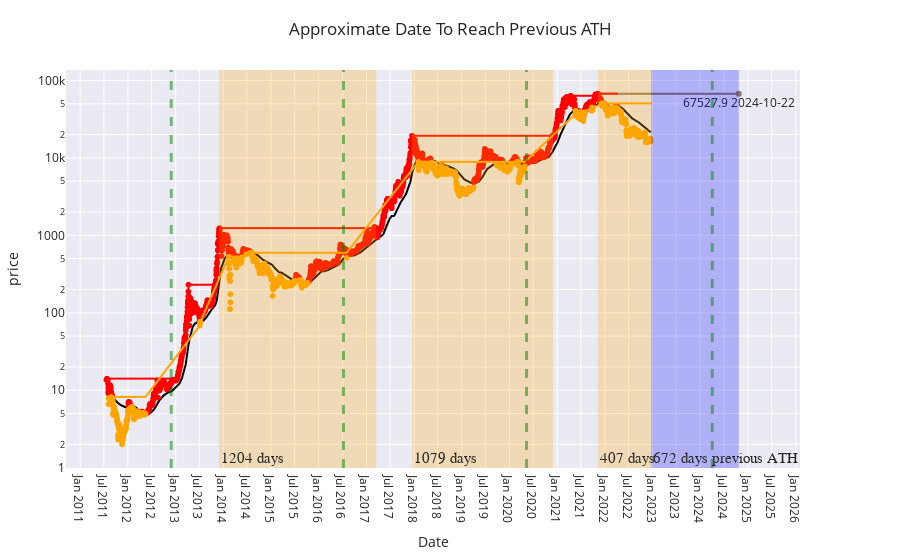

The cell this chart's notebook holds for it:
### Code cell
## Approximate date/time to reach previous ATH

import plotly.express as px
import plotly.graph_objects as go
fig = px.scatter(df, x="date", y="price", color="status", color_discrete_sequence=["red", "orange"], trendline="expanding", trendline_options=dict(function="max"), 
                 title="price")

fig.add_trace(go.Scatter(name="MeanAvg", x=df['date'], y=df['meanavge'], marker = {'color' : 'black'}, legendrank=2))
# fig.add_trace(go.Scatter(name="Middle Bound", x=prediction['ds'],  mode = 'lines',line=dict(width=1,color='darkred'), y=np.exp(prediction['yhat']), legendrank=2))
# fig.add_trace(go.Scatter(name="Lower Bound", x=prediction['ds'],  mode = 'lines',line=dict(width=1,color='darkred'), y=np.exp(prediction['yhat_lower']), legendrank=1))
# fig.add_trace(go.Scatter(name="Upper Bound", x=prediction['ds'], mode = 'lines',line=dict(width=1,color='darkred'), y=np.exp(prediction['yhat_upper']), legendrank=1))

fig.update_yaxes(fixedrange=False)
fig.update_layout(title_text='Approximate Date To Reach Previous ATH')
fig.update_yaxes(type="log")
fig.update_xaxes(ticklabelposition="inside top", title="Date")
fig.update_yaxes(nticks=15)
fig.update_xaxes(nticks=50)
fig.update_layout(
    margin=dict(l=20, r=100, t=70, b=20),
)

fig.add_vrect(x0="2017-03-17", x1="2013-11-29", 
              annotation_text=str((date(2017, 3, 17)-date(2013, 11, 29)).days) + " days", annotation_position="bottom left",
              annotation=dict(font_size=15, font_family="Times New Roman"),
              fillcolor="orange", opacity=0.25, line_width=0)
fig.add_vrect(x0="2017-12-17", x1="2020-11-30", 
              annotation_text=str((date(2020, 11, 30)-date(2017, 12, 17)).days) + " days", annotation_position="bottom left",
              annotation=dict(font_size=15, font_family="Times New Roman"),
              fillcolor="orange", opacity=0.25, line_width=0)
fig.add_vrect(x0="2021-11-08", x1=(f'{datetime.today():%Y-%m-%d}'), 
              annotation_text=str((date.today()-date(2021, 11, 8)).days) + " days", annotation_position="bottom left",
              annotation=dict(font_size=15, font_family="Times New Roman"),
              fillcolor="orange", opacity=0.25, line_width=0)
fig.add_vrect(x0=(f'{datetime.today():%Y-%m-%d}'), x1="2024-10-22", 
              annotation_text=str((date(2024, 10, 22) - date.today()).days) + " days previous ATH", annotation_position="bottom left",
              annotation=dict(font_size=15, font_family="Times New Roman"),
              fillcolor="blue", opacity=0.25, line_width=0)

fig.add_trace(go.Scatter(
    x=[(date(2021, 11, 8)),(date(2021, 11, 8) +timedelta(days=1079))],
    y=[df.price[df['price']==df.price.max()].tolist()[0],df.price[df['price']==df.price.max()].tolist()[0]],
    mode="markers+text+lines",
    name="Lines and Text",
    text=[ " ",str(df.price[df['price']==df.price.max()].tolist()[0]) + " " + str((date(2021, 11, 8) +timedelta(days=1079)))],
    textposition="bottom center"
))


fig.update_layout(showlegend=False)
fig.add_vline(x='2012-11-28', line_width=3, line_dash="dash", line_color="green")
fig.add_vline(x='2016-07-09', line_width=3, line_dash="dash", line_color="green")	
fig.add_vline(x='2020-05-11', line_width=3, line_dash="dash", line_color="green")	
fig.add_vline(x='2024-04-02', line_width=3, line_dash="dash", line_color="green")	
fig.layout.template = 'seaborn'
fig.show()
fig.write_html('../static/approximatenextath.html')

### Figure 1 — Plotly figure (JSON) as saved in the notebook; plotly's stock layout.template omitted (floating-point values rounded to 4 significant figures; data arrays with more than 128 entries replaced by an {"elided": "..."} marker saying what was removed)
{"data": [{"hovertemplate": "status=Overvalued<br>date=%{x}<br>price=%{y}<extra></extra>", "legendgroup": "Overvalued", "marker": {"color": "red", "symbol": "circle"}, "mode": "markers", "name": "Overvalued", "showlegend": true, "type": "scattergl", "x": {"elided": "2483 str values"}, "xaxis": "x", "y": {"elided": "2483 float values"}, "yaxis": "y"}, {"hovertemplate": "<b>Expanding max trendline</b><br><br>status=Overvalued<br>date=%{x}<br>price=%{y} <b>(trend)</b><extra></extra>", "legendgroup": "Overvalued", "marker": {"color": "red", "symbol": "circle"}, "mode": "lines", "name": "Overvalued", "showlegend": false, "type": "scattergl", "x": {"elided": "2483 str values"}, "xaxis": "x", "y": {"elided": "2483 float values"}, "yaxis": "y"}, {"hovertemplate": "status=Undervalue<br>date=%{x}<br>price=%{y}<extra></extra>", "legendgroup": "Undervalue", "marker": {"color": "orange", "symbol": "circle"}, "mode": "markers", "name": "Undervalue", "showlegend": true, "type": "scattergl", "x": {"elided": "1659 str values"}, "xaxis": "x", "y": {"elided": "1659 float values"}, "yaxis": "y"}, {"hovertemplate": "<b>Expanding max trendline</b><br><br>status=Undervalue<br>date=%{x}<br>price=%{y} <b>(trend)</b><extra></extra>", "legendgroup": "Undervalue", "marker": {"color": "orange", "symbol": "circle"}, "mode": "lines", "name": "Undervalue", "showlegend": false, "type": "scattergl", "x": {"elided": "1659 str values"}, "xaxis": "x", "y": {"elided": "1659 float values"}, "yaxis": "y"}, {"legendrank": 2, "marker": {"color": "black"}, "name": "MeanAvg", "type": "scatter", "x": {"elided": "4142 str values"}, "y": {"elided": "4142 float values"}}, {"mode": "markers+text+lines", "name": "Lines and Text", "text": [" ", "67527.9 2024-10-22"], "textposition": "bottom center", "type": "scatter", "x": ["2021-11-08", "2024-10-22"], "y": [67530.0, 67530.0]}], "layout": {"annotations": [{"font": {"family": "Times New Roman", "size": 15}, "showarrow": false, "text": "1204 days", "x": "2013-11-29", "xanchor": "left", "xref": "x", "y": 0, "yanchor": "bottom", "yref": "y domain"}, {"font": {"family": "Times New Roman", "size": 15}, "showarrow": false, "text": "1079 days", "x": "2017-12-17", "xanchor": "left", "xref": "x", "y": 0, "yanchor": "bottom", "yref": "y domain"}, {"font": {"family": "Times New Roman", "size": 15}, "showarrow": false, "text": "407 days", "x": "2021-11-08", "xanchor": "left", "xref": "x", "y": 0, "yanchor": "bottom", "yref": "y domain"}, {"font": {"family": "Times New Roman", "size": 15}, "showarrow": false, "text": "672 days previous ATH", "x": "2022-12-20", "xanchor": "left", "xref": "x", "y": 0, "yanchor": "bottom", "yref": "y domain"}], "legend": {"title": {"text": "status"}, "tracegroupgap": 0}, "margin": {"b": 20, "l": 20, "r": 100, "t": 70}, "shapes": [{"fillcolor": "orange", "line": {"width": 0}, "opacity": 0.25, "type": "rect", "x0": "2017-03-17", "x1": "2013-11-29", "xref": "x", "y0": 0, "y1": 1, "yref": "y domain"}, {"fillcolor": "orange", "line": {"width": 0}, "opacity": 0.25, "type": "rect", "x0": "2017-12-17", "x1": "2020-11-30", "xref": "x", "y0": 0, "y1": 1, "yref": "y domain"}, {"fillcolor": "orange", "line": {"width": 0}, "opacity": 0.25, "type": "rect", "x0": "2021-11-08", "x1": "2022-12-20", "xref": "x", "y0": 0, "y1": 1, "yref": "y domain"}, {"fillcolor": "blue", "line": {"width": 0}, "opacity": 0.25, "type": "rect", "x0": "2022-12-20", "x1": "2024-10-22", "xref": "x", "y0": 0, "y1": 1, "yref": "y domain"}, {"line": {"color": "green", "dash": "dash", "width": 3}, "type": "line", "x0": "2012-11-28", "x1": "2012-11-28", "xref": "x", "y0": 0, "y1": 1, "yref": "y domain"}, {"line": {"color": "green", "dash": "dash", "width": 3}, "type": "line", "x0": "2016-07-09", "x1": "2016-07-09", "xref": "x", "y0": 0, "y1": 1, "yref": "y domain"}, {"line": {"color": "green", "dash": "dash", "width": 3}, "type": "line", "x0": "2020-05-11", "x1": "2020-05-11", "xref": "x", "y0": 0, "y1": 1, "yref": "y domain"}, {"line": {"color": "green", "dash": "dash", "width": 3}, "type": "line", "x0": "2024-04-02", "x1": "2024-04-02", "xref": "x", "y0": 0, "y1": 1, "yref": "y domain"}], "showlegend": false, "title": {"text": "Approximate Date To Reach Previous ATH"}, "xaxis": {"anchor": "y", "domain": [0, 1], "nticks": 50, "ticklabelposition": "inside top", "title": {"text": "Date"}}, "yaxis": {"anchor": "x", "domain": [0, 1], "fixedrange": false, "nticks": 15, "title": {"text": "price"}, "type": "log"}}}
